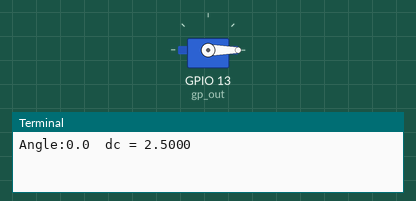
Bench run of a program on a simulated Raspberry Pi (BCM pin numbers). Parts: servo, the last lines printed to the terminal. Servo angles are drawn from the pulse width (0.5 ms = 0°, 2.5 ms = 180°).

Above: at 1.55 s.
At 3.65 s:
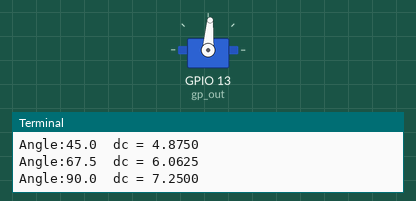
At 5.75 s:
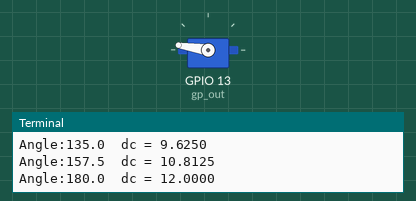
At 10.0 s:
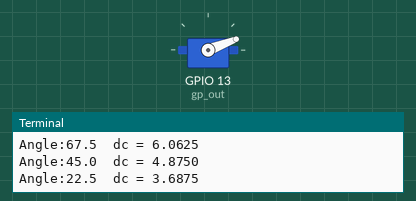
Timing chart, 0 to 13.2 s (numbered marks = the images above):
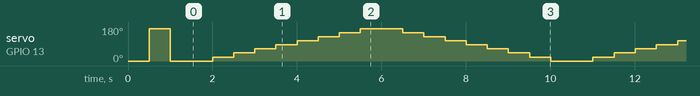

Measured:
- by itself, servo on GPIO 13 (gp_out): repeats every 9.0 s: 0° 1.0 s, 21° 0.50 s, 43° 0.50 s, 64° 0.50 s, 86° 0.50 s, 107° 0.50 s, 128° 0.50 s, 150° 0.50 s, 171° 1.0 s, 150° 0.50 s, 128° 0.50 s, 107° 0.50 s, 86° 0.50 s, 64° 0.50 s, 43° 0.50 s, 21° 0.50 s

The program:

servo_v2.py
```python
#!/usr/bin/python
# coding: utf-8

import RPi.GPIO as GPIO
import time
import signal
import sys

def exit_handler(signal, frame):
        # Ctrl+Cが押されたときにデバイスを初期状態に戻して終了する。
        print("\nExit")
        servo.ChangeDutyCycle(2.5)
        time.sleep(0.5)
        servo.stop()
        GPIO.cleanup()
        sys.exit(0)

# 終了処理用のシグナルハンドラを準備
signal.signal(signal.SIGINT, exit_handler)

GPIO.setmode(GPIO.BCM)

# GPIO 21番を使用
gp_out = 13

GPIO.setup(gp_out, GPIO.OUT)
# pwm = GPIO.PWM([チャンネル], [周波数(Hz)])
servo = GPIO.PWM(gp_out, 50)

# 初期化
servo.start(0.0)

val = [2.5,3.6875,4.875,6.0625,7.25,8.4375,9.625,10.8125,12]

servo.ChangeDutyCycle(val[0])
time.sleep(0.5)
servo.ChangeDutyCycle(val[8])
time.sleep(0.5)
servo.ChangeDutyCycle(val[0])
time.sleep(0.5)

while True:
        for i, dc in enumerate(val):
                servo.ChangeDutyCycle(dc)
                print("Angle:" + str(i*22.5)+"  dc = %.4f" % dc)
                time.sleep(0.5)
        for i, dc in enumerate( reversed(val) ):
                servo.ChangeDutyCycle(dc)
                print("Angle:" + str(180 - i*22.5)+"  dc = %.4f" % dc)
                time.sleep(0.5)
```
